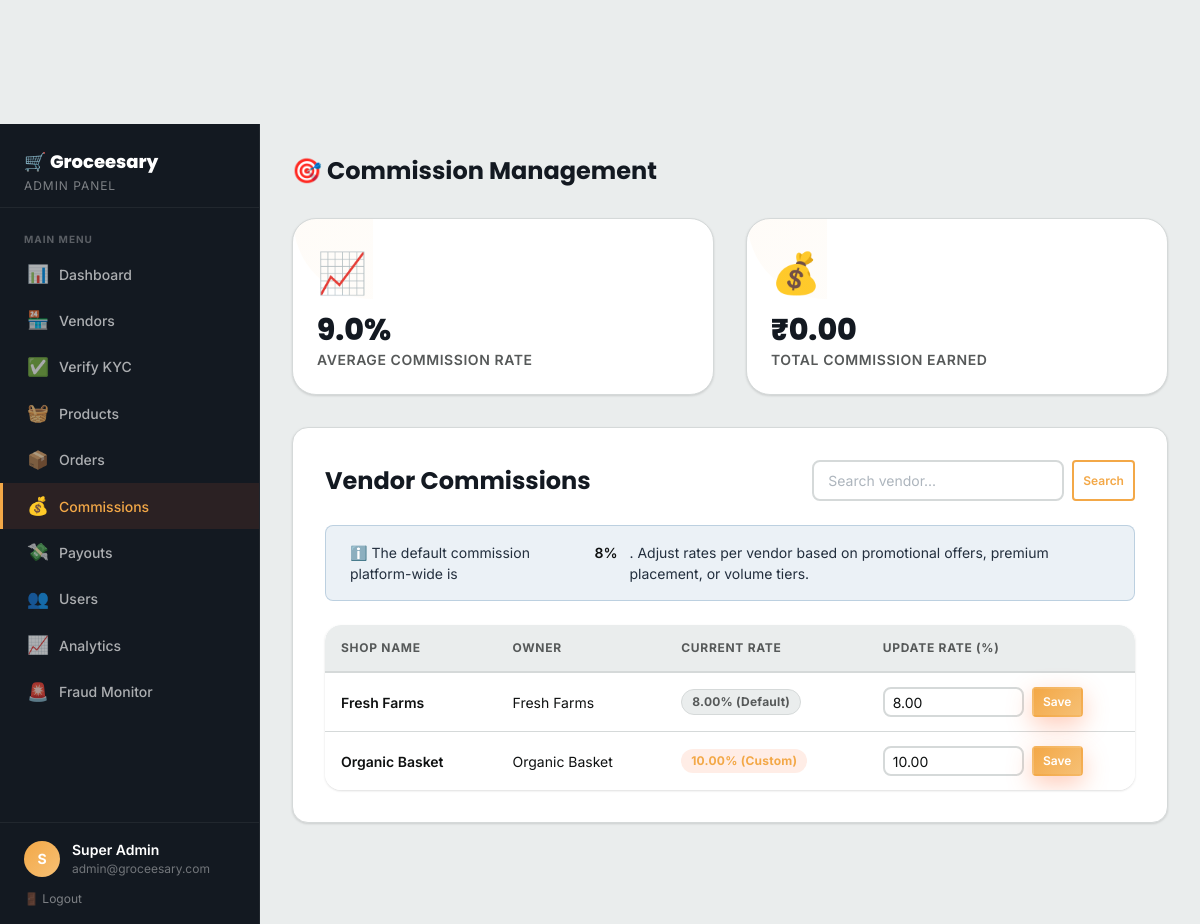
/pages/admin/commissions.php (signed in), run on the app's committed database.
### tables this page shows
CREATE TABLE IF NOT EXISTS `vendors` (
  `id`                  INT UNSIGNED AUTO_INCREMENT PRIMARY KEY,
  `user_id`             INT UNSIGNED NOT NULL UNIQUE,
  `shop_name`           VARCHAR(150) NOT NULL,
  `shop_description`    TEXT,
  `shop_address`        TEXT,
  `city`                VARCHAR(100),
  `state`               VARCHAR(100),
  `pincode`             VARCHAR(10),
  `shop_logo`           VARCHAR(255) DEFAULT NULL,
  `shop_banner`         VARCHAR(255) DEFAULT NULL,
  `aadhar_no`           VARCHAR(20) DEFAULT NULL,
  `pan_no`              VARCHAR(20) DEFAULT NULL,
  `bank_account`        VARCHAR(30) DEFAULT NULL,
  `bank_ifsc`           VARCHAR(15) DEFAULT NULL,
  `bank_name`           VARCHAR(100) DEFAULT NULL,
  `aadhar_doc`          VARCHAR(255) DEFAULT NULL,
  `pan_doc`             VARCHAR(255) DEFAULT NULL,
  `verification_status` ENUM('pending','approved','rejected','suspended') NOT NULL DEFAULT 'pending',
  `kyc_status`          ENUM('pending','submitted','approved','rejected') NOT NULL DEFAULT 'pending',
  `kyc_notes`           TEXT DEFAULT NULL,
  `commission_rate`     DECIMAL(5,2) NOT NULL DEFAULT 10.00,
  `total_sales`         DECIMAL(12,2) NOT NULL DEFAULT 0.00,
  `avg_rating`          DECIMAL(3,2) NOT NULL DEFAULT 0.00,
  `total_reviews`       INT UNSIGNED NOT NULL DEFAULT 0,
  `delivery_time`       VARCHAR(50) DEFAULT '30-60 min',
  `min_order_amount`    DECIMAL(10,2) NOT NULL DEFAULT 0.00,
  `created_at`          DATETIME NOT NULL DEFAULT CURRENT_TIMESTAMP,
  `updated_at`          DATETIME NOT NULL DEFAULT CURRENT_TIMESTAMP ON UPDATE CURRENT_TIMESTAMP,
  FOREIGN KEY (`user_id`) REFERENCES `users`(`id`) ON DELETE CASCADE,
  INDEX `idx_verification` (`verification_status`),
  INDEX `idx_city` (`city`)
);

CREATE TABLE IF NOT EXISTS `users` (
  `id`           INT UNSIGNED AUTO_INCREMENT PRIMARY KEY,
  `name`         VARCHAR(100) NOT NULL,
  `email`        VARCHAR(150) NOT NULL UNIQUE,
  `phone`        VARCHAR(15),
  `password_hash` VARCHAR(255) NOT NULL,
  `role`         ENUM('customer','vendor','admin') NOT NULL DEFAULT 'customer',
  `avatar`       VARCHAR(255) DEFAULT NULL,
  `is_active`    TINYINT(1) NOT NULL DEFAULT 1,
  `email_verified` TINYINT(1) NOT NULL DEFAULT 0,
  `reset_token`  VARCHAR(100) DEFAULT NULL,
  `reset_expires` DATETIME DEFAULT NULL,
  `created_at`   DATETIME NOT NULL DEFAULT CURRENT_TIMESTAMP,
  `updated_at`   DATETIME NOT NULL DEFAULT CURRENT_TIMESTAMP ON UPDATE CURRENT_TIMESTAMP,
  INDEX `idx_email` (`email`),
  INDEX `idx_role`  (`role`)
);

### config/database.php (called while the page is built, shortened)
<?php
class Database {
    private static ?Database $instance = null;
    private ?PDO $conn = null;
    private function __construct() {
        try {
            if (defined('DB_TYPE') && DB_TYPE === 'sqlite') {
                $dbPath = defined('DB_PATH') ? DB_PATH : __DIR__ . '/../database/groceesary.sqlite';
                $dbDir = dirname($dbPath);
                if (!is_dir($dbDir)) @mkdir($dbDir, 0777, true);
                $this->conn = new PDO("sqlite:$dbPath");
                $this->conn->setAttribute(PDO::ATTR_ERRMODE, PDO::ERRMODE_EXCEPTION);
            } else {
                $dsn = "mysql:host=" . DB_HOST . ";dbname=" . DB_NAME . ";charset=" . DB_CHARSET;
                $this->conn = new PDO($dsn, DB_USER, DB_PASSWORD, [
                    PDO::ATTR_ERRMODE => PDO::ERRMODE_EXCEPTION,
                    PDO::ATTR_DEFAULT_FETCH_MODE => PDO::FETCH_ASSOC,
                    PDO::ATTR_EMULATE_PREPARES => false,
                ]);
            }
        } catch (PDOException $e) {
            if (defined('DEBUG_MODE') && DEBUG_MODE) {
                die('<h3>DB Connection Error: ' . $e->getMessage() . '</h3>');
            }
            die('Service temporarily unavailable.');
        }
    }
    public static function getInstance(): Database {
        if (self::$instance === null) {
            self::$instance = new Database();
        }
        return self::$instance;
    }
    public function query(string $sql): array {
        try {
            $stmt = $this->conn->query($sql);
            return $stmt->fetchAll(PDO::FETCH_ASSOC);
        } catch (PDOException $e) {
            $this->logError($e->getMessage(), $sql);
            return [];
        }
    }
    public function queryOne(string $sql): ?array {
        $rows = $this->query($sql);
        return $rows[0] ?? null;
    }
}
?>

### pages/admin/commissions.php (the view, shortened to what this page needs)
<?php
require_once '../../config/database.php';
$db = Database::getInstance();
$q = trim($_GET['q'] ?? '');
$page = (int)($_GET['page'] ?? 1);
$per = 15;
$offset = ($page - 1) * $per;
$where = "v.verification_status='approved'";
$vendors = $db->query(
    "SELECT v.id, v.shop_name, v.commission_rate, u.name AS owner_name
     FROM vendors v
     JOIN users u ON u.id=v.user_id
     WHERE $where
     ORDER BY v.shop_name ASC
     LIMIT $per OFFSET $offset"
);
$stats = [
    'avg_rate' => $db->queryOne("SELECT AVG(commission_rate) AS a FROM vendors WHERE verification_status='approved'")['a'] ?? DEFAULT_COMMISSION,
    'total_com' => $db->queryOne("SELECT SUM(commission) AS s FROM order_items")['s'] ?? 0
];
require_once '../../templates/layouts/header.php';
?>
<div class="dashboard-layout">
  <?php require_once '../../templates/layouts/sidebar.php'; ?>
  <main class="dashboard-main">
    <div class="flex justify-between items-center mb-6">
      <h1 style="font-size:var(--text-2xl)">🎯 Commission Management</h1>
    </div>
    <div class="stat-grid" style="grid-template-columns:1fr 1fr; gap:var(--space-6); margin-bottom:var(--space-6)">
      <div class="stat-card">
        <div class="stat-icon">📈</div>
        <div class="stat-value"><?= number_format((float)$stats['avg_rate'], 1) ?>%</div>
        <div class="stat-label">Average Commission Rate</div>
      </div>
      <div class="stat-card">
        <div class="stat-icon">💰</div>
        <div class="stat-value">₹<?= number_format((float)$stats['total_com'], 2) ?></div>
        <div class="stat-label">Total Commission Earned</div>
      </div>
    </div>
    <div class="card p-6">
      <div class="flex justify-between items-center mb-5">
        <h3 class="m-0">Vendor Commissions</h3>
        <form method="GET" class="flex gap-2">
          <input type="text" class="form-control" name="q" value="<?= htmlspecialchars($q) ?>" placeholder="Search vendor...">
          <button type="submit" class="btn btn-outline-primary btn-sm">Search</button>
        </form>
      </div>
      <div class="alert alert-info mb-4" style="font-size:var(--text-sm)">
        ℹ️ The default commission platform-wide is <strong><?= DEFAULT_COMMISSION ?>%</strong>. Adjust rates per vendor based on promotional offers, premium placement, or volume tiers.
      </div>
      <?php if ($vendors): ?>
        <div class="table-wrapper">
          <table class="table">
            <thead>
              <tr>
                <th>Shop Name</th>
                <th>Owner</th>
                <th>Current Rate</th>
                <th>Update Rate (%)</th>
              </tr>
            </thead>
            <tbody>
              <?php foreach ($vendors as $v): ?>
                <tr>
                  <td class="fw-semibold">
                    <a href="<?= $base ?>/pages/admin/vendor_verify.php?id=<?= $v['id'] ?>"><?= htmlspecialchars($v['shop_name']) ?></a>
                  </td>
                  <td class="text-sm"><?= htmlspecialchars($v['owner_name']) ?></td>
                  <td>
                    <?php if ($v['commission_rate'] == DEFAULT_COMMISSION): ?>
                      <span class="badge badge-muted"><?= $v['commission_rate'] ?>% (Default)</span>
                    <?php else: ?>
                      <span class="badge badge-primary"><?= $v['commission_rate'] ?>% (Custom)</span>
                    <?php endif; ?>
                  </td>
                  <td>
                    <form method="POST" class="flex gap-2" style="max-width:200px">
                      <input type="number" step="0.1" min="0" max="100" class="form-control text-sm" style="padding:4px 8px" name="commission_rate" value="<?= $v['commission_rate'] ?>" required>
                      <button type="submit" class="btn btn-sm btn-primary">Save</button>
                    </form>
                  </td>
                </tr>
              <?php endforeach; ?>
            </tbody>
          </table>
        </div>
      <?php else: ?>
        <p class="text-muted text-center py-5">No vendors found.</p>
      <?php endif; ?>
    </div>
  </main>
</div>
</body>
</html>

### templates/css/base.css (style rules this page uses)
:root { --color-primary: #f3a847; --color-primary-dark: #e09635; --color-primary-light: #f6c075; --color-secondary: #232f3e; --color-secondary-dark:#131921; --color-secondary-light:#2874f0; --color-success: #2ECC71; --color-danger: #e74c3c; --color-warning: #f39c12; --color-info: #3498db; --color-white: #ffffff; --color-bg: #eaeded; --color-surface: #ffffff; --color-border: #d5d9d9; --color-text: #0f1111; --color-muted: #565959; --color-dark: #131921; --gradient-primary: linear-gradient(135deg, #f3a847 0%, #f6c075 100%); --gradient-secondary: linear-gradient(135deg, #232f3e 0%, #131921 100%); --gradient-hero: linear-gradient(135deg, #131921 0%, #232f3e 50%, #2874f0 100%); --gradient-card: linear-gradient(180deg, rgba(255,255,255,0) 60%, rgba(0,0,0,0.5) 100%); --space-1: 4px; --space-2: 8px; --space-3: 12px; --space-4: 16px; --space-5: 24px; --space-6: 32px; --space-7: 48px; --space-8: 64px; --space-9: 96px; --font-sans: 'Inter', -apple-system, BlinkMacSystemFont, sans-serif; --font-heading: 'Poppins', 'Inter', sans-serif; --font-mono: 'Courier New', monospace; --text-xs: 0.75rem; --text-sm: 0.875rem; --text-base: 1rem; --text-lg: 1.125rem; --text-xl: 1.25rem; --text-2xl: 1.5rem; --text-3xl: 1.875rem; --text-4xl: 2.25rem; --text-5xl: 3rem; --leading-tight: 1.25; --leading-snug: 1.375; --leading-normal: 1.5; --leading-relaxed:1.625; --radius-sm: 4px; --radius-md: 8px; --radius-lg: 12px; --radius-xl: 16px; --radius-2xl: 24px; --radius-full: 9999px; --shadow-sm: 0 1px 3px rgba(0,0,0,0.08), 0 1px 2px rgba(0,0,0,0.06); --shadow-md: 0 4px 12px rgba(0,0,0,0.1); --shadow-lg: 0 10px 30px rgba(0,0,0,0.12); --shadow-xl: 0 20px 60px rgba(0,0,0,0.15); --shadow-primary: 0 8px 24px rgba(255,107,53,0.35); --transition-fast: 150ms ease; --transition-base: 250ms ease; --transition-slow: 400ms ease; --z-below: -1; --z-base: 0; --z-above: 10; --z-dropdown: 100; --z-sticky: 200; --z-modal: 300; --z-toast: 400; }
*, *::before, *::after { box-sizing: border-box; margin: 0; padding: 0; }
html { height: 100%; font-size: 16px; scroll-behavior: smooth; -webkit-text-size-adjust: 100%; }
body { height: 100%; margin: 0; padding: 0; font-family: var(--font-sans); font-size: var(--text-base); line-height: var(--leading-normal); color: var(--color-text); background-color: var(--color-bg); -webkit-font-smoothing: antialiased; -moz-osx-font-smoothing: grayscale; overflow-x: hidden; }
a { color: inherit; text-decoration: none; }
button { cursor: pointer; font-family: inherit; }
input, textarea, select { font-family: inherit; }
table { border-collapse: collapse; width: 100%; }
h1, h2, h3, h4, h5, h6 { font-family: var(--font-heading); font-weight: 700; line-height: var(--leading-tight); color: var(--color-dark); }
h1 { font-size: var(--text-4xl); }
h3 { font-size: var(--text-2xl); }
strong { font-weight: 600; color: var(--color-text); }

### templates/css/layout.css (style rules this page uses)
.flex { display: flex; }
.items-center { align-items: center; }
.justify-between { justify-content: space-between; }
.gap-2 { gap: var(--space-2); }
.mb-4 { margin-bottom: var(--space-4); }
.mb-5 { margin-bottom: var(--space-5); }
.mb-6 { margin-bottom: var(--space-6); }
.p-6 { padding: var(--space-6); }
body { padding-top: 0; }
body.has-navbar:not(.no-navbar) { padding-top: 124px; }
.dashboard-layout { display: grid; grid-template-columns: 260px 1fr; min-height: 100vh; }
.dashboard-main { padding: var(--space-6); background: var(--color-bg); overflow-y: auto; }

### templates/css/responsive.css (style rules this page uses)
.dashboard-layout { grid-template-columns: 1fr; }
.dashboard-main { padding: var(--space-4); }
@media (min-width: 576px) { h1 { font-size: var(--text-4xl); } }
@media (min-width: 992px) { .dashboard-layout { grid-template-columns: 260px 1fr; } }
@media (min-width: 992px) { .dashboard-main { padding: var(--space-6); } }
@media (min-width: 1200px) { h1 { font-size: var(--text-5xl); } }
.stat-grid { display: grid; grid-template-columns: 1fr 1fr; gap: var(--space-4); }
@media (min-width: 768px) { .stat-grid { grid-template-columns: repeat(4, 1fr); } }

### data on the page
vendors: shop_name "Fresh Farms", user.name "Fresh Farms", commission_rate "8.00"
vendors: shop_name "Organic Basket", user.name "Organic Basket", commission_rate "10.00"

### other printed values
$sidebar_role "ADMIN"
$link['icon'] "📊"
$link['label'] "Dashboard"
$link['icon'] "🏪"
$link['label'] "Vendors"
$link['icon'] "✅"
$link['label'] "Verify KYC"
$link['icon'] "🧺"
$link['label'] "Products"
$link['icon'] "📦"
$link['label'] "Orders"
$link['icon'] "💰"
$link['label'] "Commissions"
$link['icon'] "💸"
$link['label'] "Payouts"
